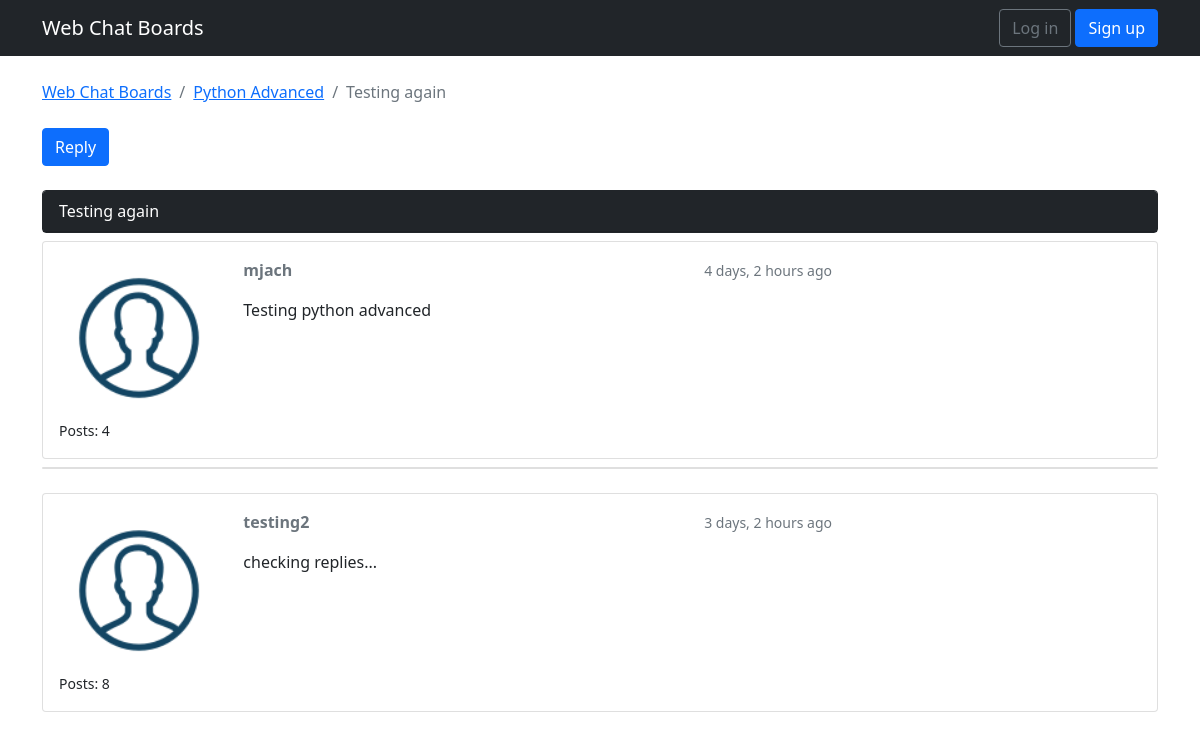
The app's page /board_topic/2/topics/12/?page=1, older data.
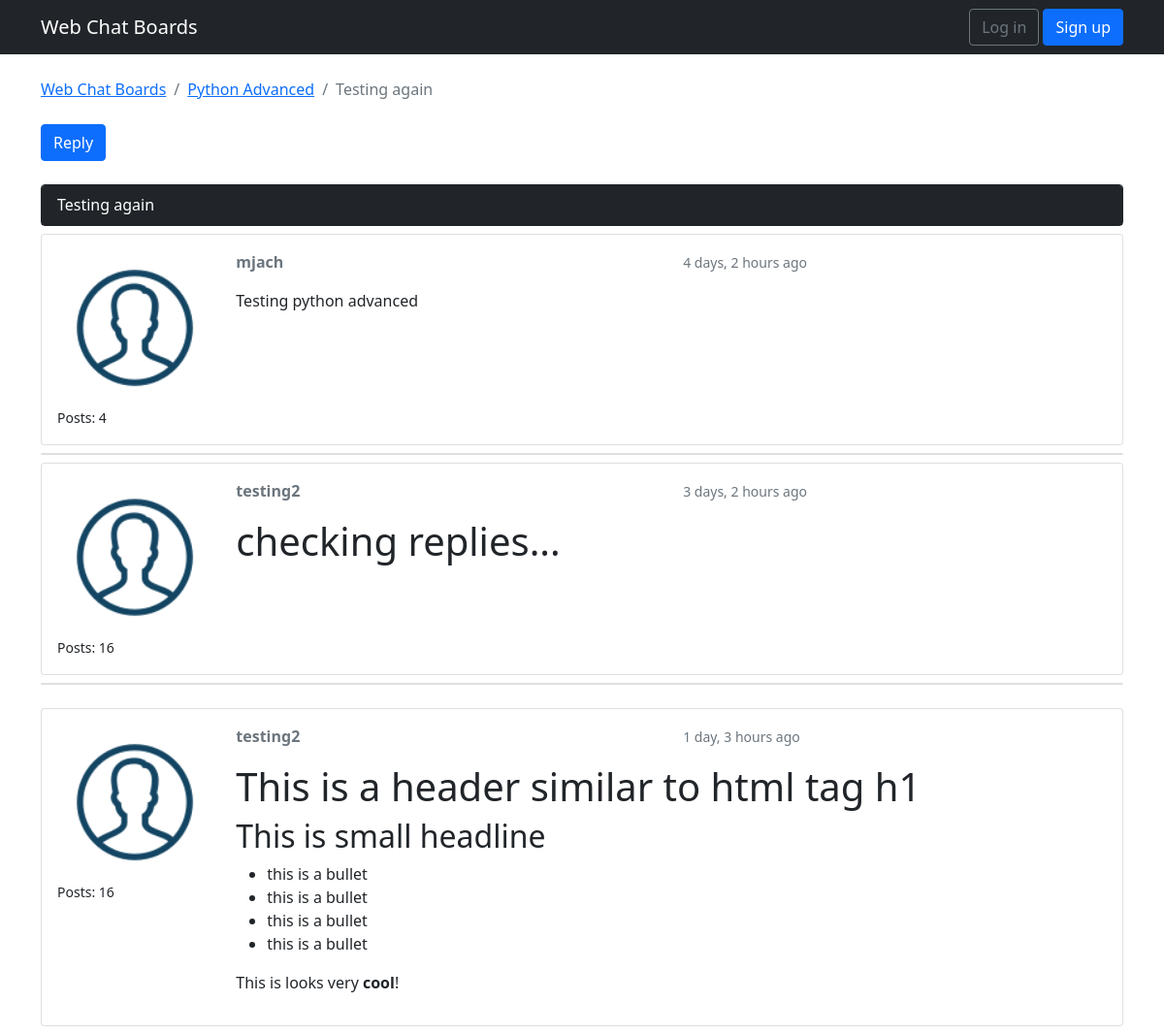
The same page, newer data.
### webchat/models.py (models this page shows, shortened)
class ChatTopic(models.Model):
    subject = models.CharField(max_length = 250)
    lastUpdate = models.DateTimeField(auto_now_add = True)
    boardName = models.ForeignKey(ChatBoard, related_name='topics',on_delete=models.CASCADE)
    boardStarter = models.ForeignKey(User, related_name='topics',on_delete=models.CASCADE)
    views = models.PositiveIntegerField(default=0)

class Post(models.Model):
    message = models.TextField(max_length = 5000)
    topic = models.ForeignKey(ChatTopic, related_name = 'posts',on_delete=models.CASCADE)
    createdAt = models.DateTimeField(auto_now_add = True)
    updatedAt = models.DateTimeField(null = True)
    createdBy = models.ForeignKey(User, related_name = 'posts',on_delete=models.CASCADE)
    updatedBy = models.ForeignKey(User, null = True, related_name = '+',on_delete=models.CASCADE)
    def get_message_as_markdown(self):
        return mark_safe(markdown(self.message, sefe_mode='escape'))

class ChatBoard(models.Model):
    name = models.CharField(max_length = 35, unique = True)
    details = models.CharField(max_length = 150)

### webchat/views.py (the view)
class PostListView(ListView):
    model = Post
    context_object_name = 'posts'
    template_name = 'topic_posts.html'
    paginate_by = 3
    def get_context_data(self, **kwargs):
        session_key = 'viewd_topic_{}'.format(self.topic.pk)
        if not self.request.session.get(session_key, False):
            self.topic.views += 1
            self.topic.save()
            self.request.session[session_key] = True
        kwargs['topic'] = self.topic
        return super().get_context_data(**kwargs)
    def get_queryset(self):
        self.topic = get_object_or_404(ChatTopic,boardName__pk=self.kwargs.get('pk'), pk=self.kwargs.get('topic_pk'))
        queryset = self.topic.posts.order_by('createdAt')
        return queryset

### templates/topic_posts.html (shortened to what this page needs)
{% extends 'base.html'%}
{% load static %}
{% load humanize %}
{% block stylesheet %}
<link rel="stylesheet" href="https://cdn.jsdelivr.net/simplemde/latest/simplemde.min.css">
{% endblock %}
{% block breadcrumb %}
    <li class="breadcrumb-item"><a href="{% url 'home' %}">Web Chat Boards</a></li>
    <li class="breadcrumb-item"><a href="{% url 'board_topic' topic.boardName.pk %}">{{ topic.boardName.name }}</a></li>
    <li class="breadcrumb-item active">{{ topic.subject }}</li>
{% endblock %}
{% block content %}
  <div class="mb-4">
    <a href="{% url 'reply_topic' topic.boardName.pk topic.pk %}" class="btn btn-primary" role="button">Reply</a>
  </div>
  {% for post in posts %}
  <div id="{{ post.pk }}" class="card {% if forloop.last %}mb-4{% else %}mb-2{% endif %} {% if forloop.first %} border-dark{% endif %}">
      {% if forloop.first %}
          <div class="card-header text-white bg-dark py-2 px-3">{{ topic.subject}}</div>
      {% endif %}
  </div>
    <div class="card mb-2">
      <div class="card-body p-3">
        <div class="row">
              <div class="col-2">
                  <img src="{% static 'img/member.png' %}" alt="{{ post.createdBy.username }}" class="w-100"/>
                    <small>Posts: {{ post.createdBy.posts.count }}</small>
              </div>
          <div class="col-10">
                <div class="row mb-3">
                      <div class="col-6">
                        <strong class="text-muted">{{ post.createdBy.username }}</strong>
                      </div>
                      <div class="col-6 text-right">
                        <small class="text-muted">{{ post.createdAt|naturaltime }}</small>
                      </div>
                </div>
            {{ post.get_message_as_markdown }}
          </div>
        </div>
      </div>
    </div>
  {% endfor %}
{% endblock %}

Row changes from the older to the newer data that the page shows:
changed Post "3 days, 2 hours ago": createdBy.posts.count "8" → "16"; message "checking replies..." → "#checking replies..." (drawn)
added Post: createdBy.posts.count "16", createdBy.username "testing2", createdAt "1 day, 3 hours ago", get_message_as_markdown "This is a header similar to html tag h1 This is small headline this is a bullet this is a bullet this is a bullet this is a bullet This is looks very cool !"
